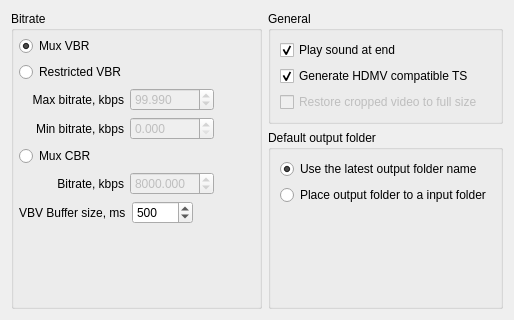
      <widget class="QWidget" name="tab_3">
       <attribute name="title">
        <string>General</string>
       </attribute>
       <layout class="QVBoxLayout" name="verticalLayout_7">
        <item>
         <layout class="QGridLayout" name="gridLayout_14">
          <item row="0" column="0" rowspan="2">
           <widget class="QGroupBox" name="groupBox7">
            <property name="title">
             <string>Bitrate</string>
            </property>
            <layout class="QVBoxLayout" name="verticalLayout_17">
             <property name="margin">
              <number>5</number>
             </property>
             <item>
              <layout class="QVBoxLayout" name="verticalLayout_14">
               <item>
                <layout class="QHBoxLayout" name="horizontalLayout_18">
                 <item>
                  <widget class="QRadioButton" name="checkBoxVBR">
                   <property name="text">
                    <string>Mux VBR</string>
                   </property>
                   <property name="checked">
                    <bool>true</bool>
                   </property>
                  </widget>
                 </item>
                </layout>
               </item>
               <item>
                <layout class="QHBoxLayout" name="horizontalLayout_17">
                 <item>
                  <widget class="QRadioButton" name="checkBoxRVBR">
                   <property name="text">
                    <string>Restricted VBR</string>
                   </property>
                  </widget>
                 </item>
                </layout>
               </item>
               <item>
                <layout class="QHBoxLayout" name="horizontalLayout_19">
                 <item>
                  <layout class="QGridLayout" name="gridLayout_3">
                   <item row="0" column="0">
                    <widget class="QLabel" name="label_5">
                     <property name="minimumSize">
                      <size>
                       <width>105</width>
                       <height>0</height>
                      </size>
                     </property>
                     <property name="text">
                      <string>Max bitrate, kbps</string>
                     </property>
                     <property name="alignment">
                      <set>Qt::AlignRight|Qt::AlignTrailing|Qt::AlignVCenter</set>
                     </property>
                    </widget>
                   </item>
                   <item row="0" column="1">
                    <widget class="QDoubleSpinBox" name="editMaxBitrate">
                     <property name="enabled">
                      <bool>false</bool>
                     </property>
                     <property name="decimals">
                      <number>3</number>
                     </property>
                     <property name="maximum">
                      <double>99999.990000000005239</double>
                     </property>
                     <property name="value">
                      <double>99.989999999999995</double>
                     </property>
                    </widget>
                   </item>
                   <item row="1" column="0">
                    <widget class="QLabel" name="label_6">
                     <property name="minimumSize">
                      <size>
                       <width>105</width>
                       <height>0</height>
                      </size>
                     </property>
                     <property name="text">
                      <string>Min bitrate, kbps</string>
                     </property>
                     <property name="alignment">
                      <set>Qt::AlignRight|Qt::AlignTrailing|Qt::AlignVCenter</set>
                     </property>
                    </widget>
                   </item>
                   <item row="1" column="1">
                    <widget class="QDoubleSpinBox" name="editMinBitrate">
                     <property name="enabled">
                      <bool>false</bool>
                     </property>
                     <property name="decimals">
                      <number>3</number>
                     </property>
                     <property name="maximum">
                      <double>99999.990000000005239</double>
                     </property>
                    </widget>
                   </item>
                   <item row="0" column="2">
                    <spacer name="horizontalSpacer_7">
                     <property name="orientation">
                      <enum>Qt::Horizontal</enum>
                     </property>
                     <property name="sizeHint" stdset="0">
                      <size>
                       <width>40</width>
                       <height>20</height>
                      </size>
                     </property>
                    </spacer>
                   </item>
                   <item row="1" column="2">
                    <spacer name="horizontalSpacer_8">
                     <property name="orientation">
                      <enum>Qt::Horizontal</enum>
                     </property>
                     <property name="sizeHint" stdset="0">
                      <size>
                       <width>40</width>
                       <height>20</height>
                      </size>
                     </property>
                    </spacer>
                   </item>
                  </layout>
                 </item>
                </layout>
               </item>
               <item>
                <layout class="QHBoxLayout" name="horizontalLayout_16">
                 <item>
                  <widget class="QRadioButton" name="checkBoxCBR">
                   <property name="text">
                    <string>Mux CBR</string>
                   </property>
                  </widget>
                 </item>
                </layout>
               </item>
               <item>
                <layout class="QHBoxLayout" name="horizontalLayout_14">
                 <item>
                  <layout class="QGridLayout" name="gridLayout_4">
                   <item row="0" column="0">
                    <widget class="QLabel" name="label_7">
                     <property name="minimumSize">
                      <size>
                       <width>105</width>
                       <height>0</height>
                      </size>
                     </property>
                     <property name="text">
                      <string>Bitrate, kbps</string>
                     </property>
                     <property name="alignment">
                      <set>Qt::AlignRight|Qt::AlignTrailing|Qt::AlignVCenter</set>
                     </property>
                    </widget>
                   </item>
                   <item row="0" column="1">
                    <widget class="QDoubleSpinBox" name="editCBRBitrate">
                     <property name="enabled">
                      <bool>false</bool>
                     </property>
                     <property name="decimals">
                      <number>3</number>
                     </property>
                     <property name="maximum">
                      <double>99999.990000000005239</double>
                     </property>
                     <property name="value">
                      <double>8000.000000000000000</double>
                     </property>
                    </widget>
                   </item>
                   <item row="0" column="2">
                    <spacer name="horizontalSpacer_9">
                     <property name="orientation">
                      <enum>Qt::Horizontal</enum>
                     </property>
                     <property name="sizeHint" stdset="0">
                      <size>
                       <width>40</width>
                       <height>20</height>
                      </size>
                     </property>
                    </spacer>
                   </item>
                  </layout>
                 </item>
                </layout>
               </item>
               <item>
                <layout class="QHBoxLayout" name="horizontalLayout_15">
                 <item>
                  <widget class="QLabel" name="label_8">
                   <property name="text">
                    <string>VBV Buffer size, ms</string>
                   </property>
                  </widget>
                 </item>
                 <item>
                  <widget class="QSpinBox" name="editVBVLen">
                   <property name="maximum">
                    <number>60000</number>
                   </property>
                   <property name="value">
                    <number>500</number>
                   </property>
                  </widget>
                 </item>
                 <item>
                  <spacer name="horizontalSpacer_10">
                   <property name="orientation">
                    <enum>Qt::Horizontal</enum>
                   </property>
                   <property name="sizeHint" stdset="0">
                    <size>
                     <width>40</width>
                     <height>20</height>
                    </size>
                   </property>
                  </spacer>
                 </item>
                </layout>
               </item>
              </layout>
             </item>
             <item>
              <spacer name="verticalSpacer_2">
               <property name="orientation">
                <enum>Qt::Vertical</enum>
               </property>
               <property name="sizeHint" stdset="0">
                <size>
                 <width>20</width>
                 <height>77</height>
                </size>
               </property>
              </spacer>
             </item>
            </layout>
           </widget>
          </item>
          <item row="0" column="1">
           <widget class="QGroupBox" name="groupBox_5">
            <property name="sizePolicy">
             <sizepolicy hsizetype="Preferred" vsizetype="Preferred">
              <horstretch>0</horstretch>
              <verstretch>0</verstretch>
             </sizepolicy>
            </property>
            <property name="title">
             <string>General</string>
            </property>
            <layout class="QVBoxLayout" name="verticalLayout_18">
             <item>
              <widget class="QCheckBox" name="checkBoxSound">
               <property name="text">
                <string>Play sound at end</string>
               </property>
               <property name="checked">
                <bool>true</bool>
               </property>
              </widget>
             </item>
             <item>
              <widget class="QCheckBox" name="checkBoxNewAudioPes">
               <property name="text">
                <string>Generate HDMV compatible TS</string>
               </property>
               <property name="checked">
                <bool>true</bool>
               </property>
              </widget>
             </item>
             <item>
              <widget class="QCheckBox" name="checkBoxCrop">
               <property name="enabled">
                <bool>false</bool>
               </property>
               <property name="text">
                <string>Restore cropped video to full size</string>
               </property>
              </widget>
             </item>
            </layout>
           </widget>
          </item>
          <item row="1" column="1">
           <widget class="QGroupBox" name="GroupBox114">
            <property name="title">
             <string>Default output folder</string>
            </property>
            <layout class="QVBoxLayout" name="verticalLayout_24">
             <item>
              <widget class="QRadioButton" name="radioButtonStoreOutput">
               <property name="text">
                <string>Use the latest output folder name</string>
               </property>
               <property name="checked">
                <bool>true</bool>
               </property>
              </widget>
             </item>
             <item>
              <widget class="QRadioButton" name="radioButtonOutoutInInput">
               <property name="text">
                <string>Place output folder to a input folder</string>
               </property>
              </widget>
             </item>
             <item>
              <spacer name="verticalSpacer_6">
               <property name="orientation">
                <enum>Qt::Vertical</enum>
               </property>
               <property name="sizeHint" stdset="0">
                <size>
                 <width>20</width>
                 <height>40</height>
                </size>
               </property>
              </spacer>
             </item>
            </layout>
           </widget>
          </item>
         </layout>
        </item>
       </layout>
      </widget>
